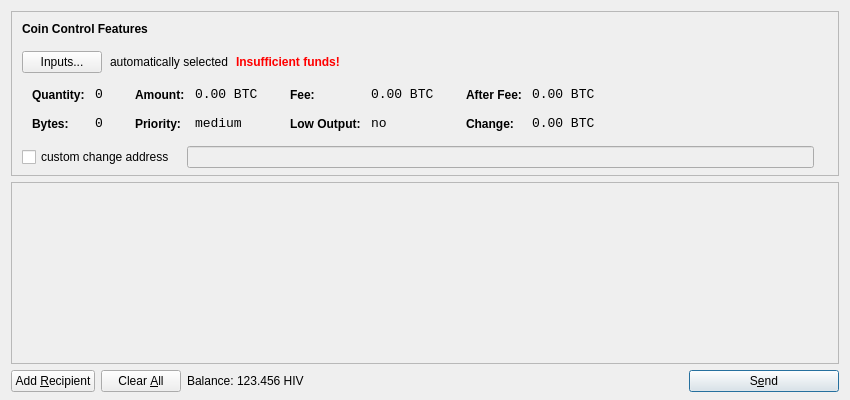
<?xml version="1.0" encoding="UTF-8"?>
<ui version="4.0">
 <class>SendCoinsDialog</class>
 <widget class="QDialog" name="SendCoinsDialog">
  <property name="geometry">
   <rect>
    <x>0</x>
    <y>0</y>
    <width>850</width>
    <height>400</height>
   </rect>
  </property>
  <property name="windowTitle">
   <string>Send Coins</string>
  </property>
  <layout class="QVBoxLayout" name="verticalLayout" stretch="0,1,0">
   <property name="bottomMargin">
    <number>8</number>
   </property>
   <item>
    <widget class="QFrame" name="frameCoinControl">
     <property name="sizePolicy">
      <sizepolicy hsizetype="Expanding" vsizetype="Expanding">
       <horstretch>0</horstretch>
       <verstretch>0</verstretch>
      </sizepolicy>
     </property>
     <property name="maximumSize">
      <size>
       <width>16777215</width>
       <height>16777215</height>
      </size>
     </property>
     <property name="frameShape">
      <enum>QFrame::StyledPanel</enum>
     </property>
     <property name="frameShadow">
      <enum>QFrame::Sunken</enum>
     </property>
     <layout class="QVBoxLayout" name="verticalLayoutCoinControl2">
      <property name="spacing">
       <number>-1</number>
      </property>
      <property name="leftMargin">
       <number>0</number>
      </property>
      <property name="topMargin">
       <number>0</number>
      </property>
      <property name="rightMargin">
       <number>0</number>
      </property>
      <property name="bottomMargin">
       <number>6</number>
      </property>
      <item>
       <layout class="QVBoxLayout" name="verticalLayoutCoinControl" stretch="0,0,0,0,1">
        <property name="spacing">
         <number>0</number>
        </property>
        <property name="leftMargin">
         <number>10</number>
        </property>
        <property name="topMargin">
         <number>10</number>
        </property>
        <item>
         <layout class="QHBoxLayout" name="horizontalLayoutCoinControl1">
          <property name="bottomMargin">
           <number>15</number>
          </property>
          <item>
           <widget class="QLabel" name="labelCoinControlFeatures">
            <property name="sizePolicy">
             <sizepolicy hsizetype="Preferred" vsizetype="Maximum">
              <horstretch>0</horstretch>
              <verstretch>0</verstretch>
             </sizepolicy>
            </property>
            <property name="font">
             <font>
              <weight>75</weight>
              <bold>true</bold>
             </font>
            </property>
            <property name="styleSheet">
             <string notr="true">font-weight:bold;</string>
            </property>
            <property name="text">
             <string>Coin Control Features</string>
            </property>
           </widget>
          </item>
         </layout>
        </item>
        <item>
         <layout class="QHBoxLayout" name="horizontalLayoutCoinControl2" stretch="0,0,0,0">
          <property name="spacing">
           <number>8</number>
          </property>
          <property name="bottomMargin">
           <number>10</number>
          </property>
          <item>
           <widget class="QPushButton" name="pushButtonCoinControl">
            <property name="styleSheet">
             <string notr="true"/>
            </property>
            <property name="text">
             <string>Inputs...</string>
            </property>
           </widget>
          </item>
          <item>
           <widget class="QLabel" name="labelCoinControlAutomaticallySelected">
            <property name="text">
             <string>automatically selected</string>
            </property>
            <property name="margin">
             <number>5</number>
            </property>
           </widget>
          </item>
          <item>
           <widget class="QLabel" name="labelCoinControlInsuffFunds">
            <property name="font">
             <font>
              <weight>75</weight>
              <bold>true</bold>
             </font>
            </property>
            <property name="styleSheet">
             <string notr="true">color:red;font-weight:bold;</string>
            </property>
            <property name="text">
             <string>Insufficient funds!</string>
            </property>
            <property name="margin">
             <number>5</number>
            </property>
           </widget>
          </item>
          <item>
           <spacer name="horizontalSpacerCoinControl">
            <property name="orientation">
             <enum>Qt::Horizontal</enum>
            </property>
            <property name="sizeHint" stdset="0">
             <size>
              <width>40</width>
              <height>1</height>
             </size>
            </property>
           </spacer>
          </item>
         </layout>
        </item>
        <item>
         <widget class="QWidget" name="widgetCoinControl" native="true">
          <property name="sizePolicy">
           <sizepolicy hsizetype="Preferred" vsizetype="Preferred">
            <horstretch>0</horstretch>
            <verstretch>0</verstretch>
           </sizepolicy>
          </property>
          <property name="minimumSize">
           <size>
            <width>0</width>
            <height>0</height>
           </size>
          </property>
          <property name="styleSheet">
           <string notr="true"/>
          </property>
          <layout class="QHBoxLayout" name="horizontalLayoutCoinControl5">
           <property name="margin">
            <number>0</number>
           </property>
           <item>
            <layout class="QHBoxLayout" name="horizontalLayoutCoinControl3" stretch="0,0,0,1">
             <property name="spacing">
              <number>20</number>
             </property>
             <property name="topMargin">
              <number>0</number>
             </property>
             <property name="bottomMargin">
              <number>10</number>
             </property>
             <item>
              <layout class="QFormLayout" name="formLayoutCoinControl1">
               <property name="horizontalSpacing">
                <number>10</number>
               </property>
               <property name="verticalSpacing">
                <number>14</number>
               </property>
               <property name="leftMargin">
                <number>10</number>
               </property>
               <property name="topMargin">
                <number>4</number>
               </property>
               <property name="rightMargin">
                <number>6</number>
               </property>
               <item row="0" column="0">
                <widget class="QLabel" name="labelCoinControlQuantityText">
                 <property name="styleSheet">
                  <string notr="true">font-weight:bold;</string>
                 </property>
                 <property name="text">
                  <string>Quantity:</string>
                 </property>
                 <property name="margin">
                  <number>0</number>
                 </property>
                </widget>
               </item>
               <item row="0" column="1">
                <widget class="QLabel" name="labelCoinControlQuantity">
                 <property name="font">
                  <font>
                   <family>Monospace</family>
                   <pointsize>10</pointsize>
                  </font>
                 </property>
                 <property name="cursor">
                  <cursorShape>IBeamCursor</cursorShape>
                 </property>
                 <property name="contextMenuPolicy">
                  <enum>Qt::ActionsContextMenu</enum>
                 </property>
                 <property name="text">
                  <string notr="true">0</string>
                 </property>
                 <property name="margin">
                  <number>0</number>
                 </property>
                 <property name="textInteractionFlags">
                  <set>Qt::LinksAccessibleByMouse|Qt::TextSelectableByKeyboard|Qt::TextSelectableByMouse</set>
                 </property>
                </widget>
               </item>
               <item row="1" column="0">
                <widget class="QLabel" name="labelCoinControlBytesText">
                 <property name="styleSheet">
                  <string notr="true">font-weight:bold;</string>
                 </property>
                 <property name="text">
                  <string>Bytes:</string>
                 </property>
                </widget>
               </item>
               <item row="1" column="1">
                <widget class="QLabel" name="labelCoinControlBytes">
                 <property name="font">
                  <font>
                   <family>Monospace</family>
                   <pointsize>10</pointsize>
                  </font>
                 </property>
                 <property name="cursor">
                  <cursorShape>IBeamCursor</cursorShape>
                 </property>
                 <property name="contextMenuPolicy">
                  <enum>Qt::ActionsContextMenu</enum>
                 </property>
                 <property name="text">
                  <string notr="true">0</string>
                 </property>
                 <property name="textInteractionFlags">
                  <set>Qt::LinksAccessibleByMouse|Qt::TextSelectableByKeyboard|Qt::TextSelectableByMouse</set>
                 </property>
                </widget>
               </item>
              </layout>
             </item>
             <item>
              <layout class="QFormLayout" name="formLayoutCoinControl2">
               <property name="horizontalSpacing">
                <number>10</number>
               </property>
               <property name="verticalSpacing">
                <number>14</number>
               </property>
               <property name="leftMargin">
                <number>6</number>
               </property>
               <property name="topMargin">
                <number>4</number>
               </property>
               <property name="rightMargin">
                <number>6</number>
               </property>
               <item row="0" column="0">
                <widget class="QLabel" name="labelCoinControlAmountText">
                 <property name="styleSheet">
                  <string notr="true">font-weight:bold;</string>
                 </property>
                 <property name="text">
                  <string>Amount:</string>
                 </property>
                 <property name="margin">
                  <number>0</number>
                 </property>
                </widget>
               </item>
               <item row="0" column="1">
                <widget class="QLabel" name="labelCoinControlAmount">
                 <property name="font">
                  <font>
                   <family>Monospace</family>
                   <pointsize>10</pointsize>
                  </font>
                 </property>
                 <property name="cursor">
                  <cursorShape>IBeamCursor</cursorShape>
                 </property>
                 <property name="contextMenuPolicy">
                  <enum>Qt::ActionsContextMenu</enum>
                 </property>
                 <property name="text">
                  <string notr="true">0.00 BTC</string>
                 </property>
                 <property name="textInteractionFlags">
                  <set>Qt::LinksAccessibleByMouse|Qt::TextSelectableByKeyboard|Qt::TextSelectableByMouse</set>
                 </property>
                </widget>
               </item>
               <item row="1" column="0">
                <widget class="QLabel" name="labelCoinControlPriorityText">
                 <property name="styleSheet">
                  <string notr="true">font-weight:bold;</string>
                 </property>
                 <property name="text">
                  <string>Priority:</string>
                 </property>
                </widget>
               </item>
               <item row="1" column="1">
                <widget class="QLabel" name="labelCoinControlPriority">
                 <property name="font">
                  <font>
                   <family>Monospace</family>
                   <pointsize>10</pointsize>
                  </font>
                 </property>
                 <property name="cursor">
                  <cursorShape>IBeamCursor</cursorShape>
                 </property>
                 <property name="contextMenuPolicy">
                  <enum>Qt::ActionsContextMenu</enum>
                 </property>
                 <property name="text">
                  <string>medium</string>
                 </property>
                 <property name="textInteractionFlags">
                  <set>Qt::LinksAccessibleByMouse|Qt::TextSelectableByKeyboard|Qt::TextSelectableByMouse</set>
                 </property>
                </widget>
               </item>
              </layout>
             </item>
             <item>
              <layout class="QFormLayout" name="formLayoutCoinControl3">
               <property name="horizontalSpacing">
                <number>10</number>
               </property>
               <property name="verticalSpacing">
                <number>14</number>
               </property>
               <property name="leftMargin">
                <number>6</number>
               </property>
               <property name="topMargin">
                <number>4</number>
               </property>
               <property name="rightMargin">
                <number>6</number>
               </property>
               <item row="0" column="0">
                <widget class="QLabel" name="labelCoinControlFeeText">
                 <property name="styleSheet">
                  <string notr="true">font-weight:bold;</string>
                 </property>
                 <property name="text">
                  <string>Fee:</string>
                 </property>
                 <property name="margin">
                  <number>0</number>
                 </property>
                </widget>
               </item>
               <item row="0" column="1">
                <widget class="QLabel" name="labelCoinControlFee">
                 <property name="font">
                  <font>
                   <family>Monospace</family>
                   <pointsize>10</pointsize>
                  </font>
                 </property>
                 <property name="cursor">
                  <cursorShape>IBeamCursor</cursorShape>
                 </property>
                 <property name="contextMenuPolicy">
                  <enum>Qt::ActionsContextMenu</enum>
                 </property>
                 <property name="text">
                  <string notr="true">0.00 BTC</string>
                 </property>
                 <property name="textInteractionFlags">
                  <set>Qt::LinksAccessibleByMouse|Qt::TextSelectableByKeyboard|Qt::TextSelectableByMouse</set>
                 </property>
                </widget>
               </item>
               <item row="1" column="0">
                <widget class="QLabel" name="labelCoinControlLowOutputText">
                 <property name="styleSheet">
                  <string notr="true">font-weight:bold;</string>
                 </property>
                 <property name="text">
                  <string>Low Output:</string>
                 </property>
                </widget>
               </item>
               <item row="1" column="1">
                <widget class="QLabel" name="labelCoinControlLowOutput">
                 <property name="font">
                  <font>
                   <family>Monospace</family>
                   <pointsize>10</pointsize>
                  </font>
                 </property>
                 <property name="cursor">
                  <cursorShape>IBeamCursor</cursorShape>
                 </property>
                 <property name="contextMenuPolicy">
                  <enum>Qt::ActionsContextMenu</enum>
                 </property>
                 <property name="text">
                  <string>no</string>
                 </property>
                 <property name="textInteractionFlags">
                  <set>Qt::LinksAccessibleByMouse|Qt::TextSelectableByKeyboard|Qt::TextSelectableByMouse</set>
                 </property>
                </widget>
               </item>
              </layout>
             </item>
             <item>
              <layout class="QFormLayout" name="formLayoutCoinControl4">
               <property name="horizontalSpacing">
                <number>10</number>
               </property>
               <property name="verticalSpacing">
                <number>14</number>
               </property>
               <property name="leftMargin">
                <number>6</number>
               </property>
               <property name="topMargin">
                <number>4</number>
               </property>
               <property name="rightMargin">
                <number>6</number>
               </property>
               <item row="0" column="0">
                <widget class="QLabel" name="labelCoinControlAfterFeeText">
                 <property name="styleSheet">
                  <string notr="true">font-weight:bold;</string>
                 </property>
                 <property name="text">
                  <string>After Fee:</string>
                 </property>
                 <property name="margin">
                  <number>0</number>
                 </property>
                </widget>
               </item>
               <item row="0" column="1">
                <widget class="QLabel" name="labelCoinControlAfterFee">
                 <property name="font">
                  <font>
                   <family>Monospace</family>
                   <pointsize>10</pointsize>
                  </font>
                 </property>
                 <property name="cursor">
                  <cursorShape>IBeamCursor</cursorShape>
                 </property>
                 <property name="contextMenuPolicy">
                  <enum>Qt::ActionsContextMenu</enum>
                 </property>
                 <property name="text">
                  <string notr="true">0.00 BTC</string>
                 </property>
                 <property name="textInteractionFlags">
                  <set>Qt::LinksAccessibleByMouse|Qt::TextSelectableByKeyboard|Qt::TextSelectableByMouse</set>
                 </property>
                </widget>
               </item>
               <item row="1" column="0">
                <widget class="QLabel" name="labelCoinControlChangeText">
                 <property name="styleSheet">
                  <string notr="true">font-weight:bold;</string>
                 </property>
                 <property name="text">
                  <string>Change:</string>
                 </property>
                </widget>
               </item>
               <item row="1" column="1">
                <widget class="QLabel" name="labelCoinControlChange">
                 <property name="font">
                  <font>
                   <family>Monospace</family>
                   <pointsize>10</pointsize>
                  </font>
                 </property>
                 <property name="cursor">
                  <cursorShape>IBeamCursor</cursorShape>
                 </property>
                 <property name="contextMenuPolicy">
                  <enum>Qt::ActionsContextMenu</enum>
                 </property>
                 <property name="text">
                  <string notr="true">0.00 BTC</string>
                 </property>
                 <property name="textInteractionFlags">
                  <set>Qt::LinksAccessibleByMouse|Qt::TextSelectableByKeyboard|Qt::TextSelectableByMouse</set>
                 </property>
                </widget>
               </item>
              </layout>
             </item>
            </layout>
           </item>
          </layout>
         </widget>
        </item>
        <item>
         <layout class="QHBoxLayout" name="horizontalLayoutCoinControl4" stretch="0,0,0">
          <property name="spacing">
           <number>12</number>
          </property>
          <property name="sizeConstraint">
           <enum>QLayout::SetDefaultConstraint</enum>
          </property>
          <property name="topMargin">
           <number>5</number>
          </property>
          <property name="rightMargin">
           <number>5</number>
          </property>
          <item>
           <widget class="QCheckBox" name="checkBoxCoinControlChange">
            <property name="text">
             <string>custom change address</string>
            </property>
           </widget>
          </item>
          <item>
           <widget class="QLineEdit" name="lineEditCoinControlChange">
            <property name="enabled">
             <bool>false</bool>
            </property>
            <property name="sizePolicy">
             <sizepolicy hsizetype="Expanding" vsizetype="Fixed">
              <horstretch>0</horstretch>
              <verstretch>0</verstretch>
             </sizepolicy>
            </property>
           </widget>
          </item>
          <item>
           <widget class="QLabel" name="labelCoinControlChangeLabel">
            <property name="sizePolicy">
             <sizepolicy hsizetype="Preferred" vsizetype="Expanding">
              <horstretch>0</horstretch>
              <verstretch>0</verstretch>
             </sizepolicy>
            </property>
            <property name="minimumSize">
             <size>
              <width>0</width>
              <height>0</height>
             </size>
            </property>
            <property name="text">
             <string/>
            </property>
            <property name="margin">
             <number>3</number>
            </property>
           </widget>
          </item>
         </layout>
        </item>
        <item>
         <spacer name="verticalSpacerCoinControl">
          <property name="orientation">
           <enum>Qt::Vertical</enum>
          </property>
          <property name="sizeHint" stdset="0">
           <size>
            <width>800</width>
            <height>1</height>
           </size>
          </property>
         </spacer>
        </item>
       </layout>
      </item>
     </layout>
    </widget>
   </item>
   <item>
    <widget class="QScrollArea" name="scrollArea">
     <property name="widgetResizable">
      <bool>true</bool>
     </property>
     <widget class="QWidget" name="scrollAreaWidgetContents">
      <property name="geometry">
       <rect>
        <x>0</x>
        <y>0</y>
        <width>830</width>
        <height>165</height>
       </rect>
      </property>
      <layout class="QVBoxLayout" name="verticalLayout_2">
       <property name="margin">
        <number>0</number>
       </property>
       <item>
        <layout class="QVBoxLayout" name="entries">
         <property name="spacing">
          <number>6</number>
         </property>
        </layout>
       </item>
       <item>
        <spacer name="verticalSpacer">
         <property name="orientation">
          <enum>Qt::Vertical</enum>
         </property>
         <property name="sizeHint" stdset="0">
          <size>
           <width>20</width>
           <height>40</height>
          </size>
         </property>
        </spacer>
       </item>
      </layout>
     </widget>
    </widget>
   </item>
   <item>
    <layout class="QHBoxLayout" name="horizontalLayout">
     <item>
      <widget class="QPushButton" name="addButton">
       <property name="toolTip">
        <string>Send to multiple recipients at once</string>
       </property>
       <property name="text">
        <string>Add &amp;Recipient</string>
       </property>
       <property name="icon">
        <iconset resource="../bitcoin.qrc">
         <normaloff>:/icons/add</normaloff>:/icons/add</iconset>
       </property>
       <property name="autoDefault">
        <bool>false</bool>
       </property>
      </widget>
     </item>
     <item>
      <widget class="QPushButton" name="clearButton">
       <property name="sizePolicy">
        <sizepolicy hsizetype="Minimum" vsizetype="Fixed">
         <horstretch>0</horstretch>
         <verstretch>0</verstretch>
        </sizepolicy>
       </property>
       <property name="toolTip">
        <string>Remove all transaction fields</string>
       </property>
       <property name="text">
        <string>Clear &amp;All</string>
       </property>
       <property name="icon">
        <iconset resource="../bitcoin.qrc">
         <normaloff>:/icons/remove</normaloff>:/icons/remove</iconset>
       </property>
       <property name="autoRepeatDelay">
        <number>300</number>
       </property>
       <property name="autoDefault">
        <bool>false</bool>
       </property>
      </widget>
     </item>
     <item>
      <layout class="QHBoxLayout" name="horizontalLayout_2">
       <property name="spacing">
        <number>3</number>
       </property>
       <item>
        <widget class="QLabel" name="label">
         <property name="text">
          <string>Balance:</string>
         </property>
        </widget>
       </item>
       <item>
        <widget class="QLabel" name="labelBalance">
         <property name="cursor">
          <cursorShape>IBeamCursor</cursorShape>
         </property>
         <property name="text">
          <string>123.456 HIV</string>
         </property>
         <property name="textInteractionFlags">
          <set>Qt::LinksAccessibleByMouse|Qt::TextSelectableByKeyboard|Qt::TextSelectableByMouse</set>
         </property>
        </widget>
       </item>
      </layout>
     </item>
     <item>
      <spacer name="horizontalSpacer">
       <property name="orientation">
        <enum>Qt::Horizontal</enum>
       </property>
       <property name="sizeHint" stdset="0">
        <size>
         <width>40</width>
         <height>20</height>
        </size>
       </property>
      </spacer>
     </item>
     <item>
      <widget class="QPushButton" name="sendButton">
       <property name="minimumSize">
        <size>
         <width>150</width>
         <height>0</height>
        </size>
       </property>
       <property name="toolTip">
        <string>Confirm the send action</string>
       </property>
       <property name="text">
        <string>S&amp;end</string>
       </property>
       <property name="icon">
        <iconset resource="../bitcoin.qrc">
         <normaloff>:/icons/send</normaloff>:/icons/send</iconset>
       </property>
       <property name="default">
        <bool>true</bool>
       </property>
      </widget>
     </item>
    </layout>
   </item>
  </layout>
 </widget>
 <resources>
  <include location="../bitcoin.qrc"/>
 </resources>
 <connections/>
</ui>
